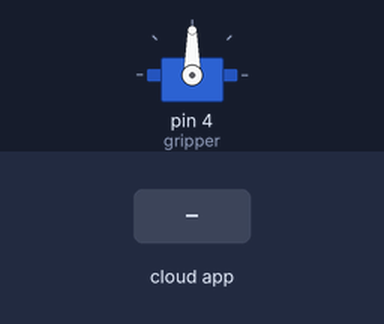
Recording of a sketch running on a simulated Arduino Mega 2560, built with avr-gcc and run on an emulated ATmega2560. Parts: servo. The inputs (shaded band) are chosen by the test bench. The ROS host is connected and sends only what is stated.

Above: at 1.2 s.
1.3 s: the phone or cloud app sets gripper_angle to 0
At 1.68 s:
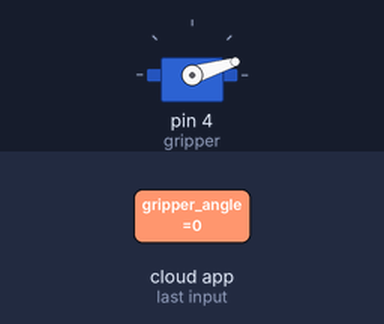
At 2.1 s:
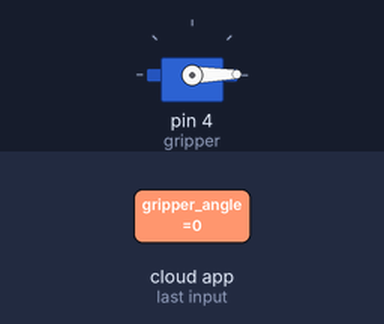
3.2 s: the phone or cloud app sets gripper_angle to 45
At 3.57 s:
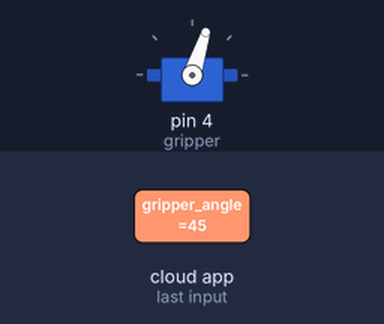
Timing chart, 0 to 6.2 s (numbered marks = the images above; inputs shaded):
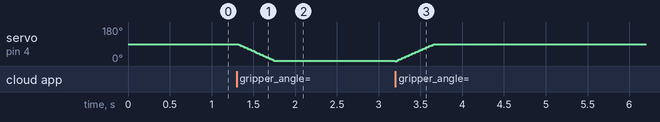

Measured:
- after the input at 1.3 s, servo on pin 4 (gripper): moves from 90° to 1° over 0.45 s, starting at once

The sketch:

arm-controller.ino
```cpp
#include <AccelStepper.h>
#include <MultiStepper.h>
#include <ros.h>
#include <Servo.h>
#include <sensor_msgs/JointState.h>
#include <std_msgs/Bool.h>
#include <std_msgs/String.h>
#include <math.h>
#include <std_msgs/Int16.h>
#include <std_msgs/UInt16.h>
#include <std_msgs/Float64.h>

#define JOINT1_STEP_PIN        48 //CLK+
#define JOINT1_DIR_PIN         46 //CW+

#define JOINT2_STEP_PIN        44 //CLK+
#define JOINT2_DIR_PIN         42 //CW+

#define JOINT3_STEP_PIN        40 //CLK+
#define JOINT3_DIR_PIN         38 //CW+

AccelStepper joint1   (1, JOINT1_STEP_PIN, JOINT1_DIR_PIN);
AccelStepper joint2   (1, JOINT2_STEP_PIN, JOINT2_DIR_PIN);
AccelStepper joint3   (1, JOINT3_STEP_PIN, JOINT3_DIR_PIN);

Servo gripper;
int pos_gripper = 0;
int algo = 0;
MultiStepper steppers;

int joint_step[4];//[joint1,joint2,joint3,joint4,joint5,joint6,servo]
int joint_status = 0;
int pos = 0;
int eff0 = 0;//Efector final cerrado
int eff1 = 0;//Efector final abierto

float Sensibility = 0.185;

ros::NodeHandle nh; // Declaración del NodeHandle con la instancia nh
std_msgs::Int16 msg;
std_msgs::Float64 test;


void arm_cb(const sensor_msgs::JointState& arm_steps){
  joint_status = 1;
  joint_step[0] = arm_steps.position[0];
  joint_step[1] = arm_steps.position[1];
  joint_step[2] = arm_steps.position[2];
  joint_step[3] = arm_steps.position[3]; //Posición del Gripper <0-89>
}

void gripper_cb( const std_msgs::UInt16& cmd_msg){
  //gripper.write(msg_angulo.data);

  if(cmd_msg.data > 0)
  {
    for(pos = 0; pos < 90; pos += 1)   // Va de 0 a 89° En pasos de 1 grado
    {
      gripper.write(pos);              // Indicarle al servo que adquiera la variable pos
      delay(5);                        // Esperar 5ms pra que el servo llegue a la posición
    }
  }

  if(cmd_msg.data == 0)
  {
    for(pos = 90; pos>=1; pos-=1)      // Va de 89 a 0°
    {
      gripper.write(pos);              // Indicarle al servo que adquiera la variable pos
      delay(5);                        // Esperar 5ms pra que el servo llegue a la posición
    }
  }
}
/* //Current
float get_current(int n){
  float VoltSens;
  float current = 0;
  for(int i = 0; i < n; i++){
    VoltSens = analogRead(A0) * (5.0 / 1023.0);
    current = current+(VoltSens-2.5)/Sensibility;
  }
  current = current/n;
  return(current);
}
*/
/*------------------definición de los objetos subscriptores------------------*/
//la función arm_cb se ejecuta cuando hay un mensaje en el topic joint_steps
ros::Subscriber<sensor_msgs::JointState> arm_sub("joint_steps",arm_cb);

//la función arm_cb se ejecuta cuando hay un mensaje en el topic gripper_angle
ros::Subscriber<std_msgs::UInt16> gripper_sub("gripper_angle", gripper_cb);

/* //Current
ros::Publisher p("current", &test);
*/

void setup() {
  //Serial.begin(57600);
  joint_status = 1;

  // inicializacion del nodo para el uso de la comunicación por puerto serial
  nh.initNode();

  //Inicializar subscriptores
  nh.subscribe(arm_sub);
  nh.subscribe(gripper_sub);
  /* //Current
  nh.advertise(p);
  */

  //Asignación de valor de maxima velocidad para cada motor
  joint1.setMaxSpeed(1500);
  joint2.setMaxSpeed(200);
  joint3.setMaxSpeed(500);

  //Agregar motores a la libreria MultiStepper
  steppers.addStepper(joint1);
  steppers.addStepper(joint2);
  steppers.addStepper(joint3);

  //Asignar el puerto PWM 4 AL Gripper
  gripper.attach(4);

}

void loop() {
  /* //Current
  float I = get_current(200);
  test.data = I;
  p.publish( &test );
  */
  if (joint_status == 1){ // Si arm_cb esta siendo llamado asigna el estado de joint_state a 1.

    long positions[4];

    positions[0] = joint_step[0];
    positions[1] = joint_step[1];
    positions[2] = joint_step[2];
    positions[3] = joint_step[3];


    steppers.moveTo(positions);
    nh.spinOnce();
    steppers.runSpeedToPosition();

  }
  joint_status = 0;

  nh.spinOnce();
  delay(1);
}
```
